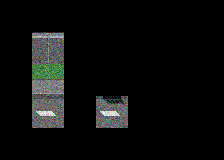

Tiled map render using the project's own tile images. Description and the map definition, with tile-layer contents summarised, below:
An orthogonal 7x5 tile map with 32x32 px tiles, 6 tile layers (regions, input_set, output_background, output2_background, ...), 2 tilesets.

<map version="1.0" orientation="orthogonal" width="7" height="5" tilewidth="32" tileheight="32">
 <tileset firstgid="1" name="tiles32" tilewidth="32" tileheight="32">
  <image source="asset_dir/tiles32.png" width="256" height="256" />
 </tileset>
 <tileset firstgid="65" name="building" tilewidth="32" tileheight="32">
  <image source="asset_dir/building.png" width="256" height="256" />
 </tileset>
 <layer name="regions" width="7" height="5">
  <data>[35 cells, 4 non-empty, 1 distinct tile ids]</data>
 </layer>
 <layer name="input_set" width="7" height="5">
  <data>[35 cells, 2 non-empty, 1 distinct tile ids]</data>
 </layer>
 <layer name="output_background" width="7" height="5">
  <data>[35 cells, 3 non-empty, 3 distinct tile ids]</data>
 </layer>
 <layer name="output2_background" width="7" height="5">
  <data>[35 cells, 3 non-empty, 3 distinct tile ids]</data>
 </layer>
 <layer name="output3_background" width="7" height="5">
  <data>[35 cells, 3 non-empty, 3 distinct tile ids]</data>
 </layer>
 <layer name="output4_background" width="7" height="5">
  <data>[35 cells, 3 non-empty, 3 distinct tile ids]</data>
 </layer>
</map>
